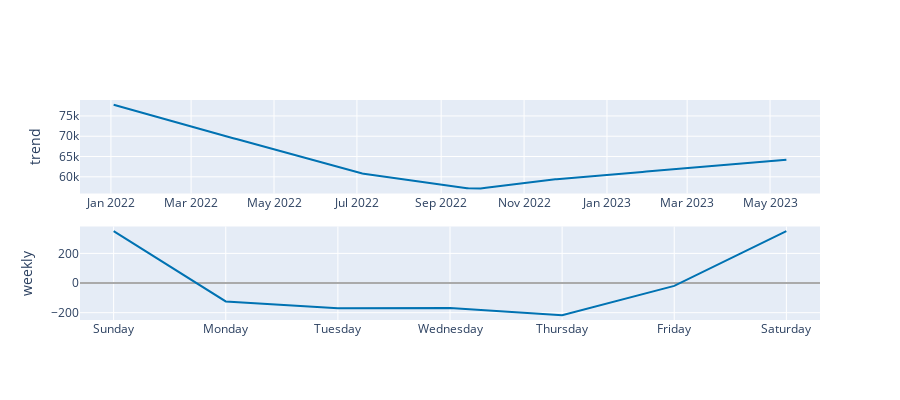

The code cell stored with this chart in its notebook:
### Code cell
# 쪼개서 보기! == plot_components_plotly
# 세부 컴포넌트를 이용
plot_components_plotly(m,forecast)

### Figure 1 — Plotly figure (JSON) as saved in the notebook; plotly's stock layout.template omitted (floating-point values rounded to 4 significant figures; data arrays with more than 128 entries replaced by an {"elided": "..."} marker saying what was removed)
{"data": [{"line": {"color": "#0072B2", "width": 2}, "mode": "lines", "name": "trend", "type": "scatter", "x": {"elided": "347 str values"}, "xaxis": "x", "y": {"elided": "347 float values"}, "yaxis": "y"}, {"line": {"color": "rgba(0, 114, 178, 0.2)", "width": 0}, "mode": "lines", "name": "trend_upper", "type": "scatter", "x": {"elided": "347 str values"}, "xaxis": "x", "y": {"elided": "347 float values"}, "yaxis": "y"}, {"fill": "tonexty", "fillcolor": "rgba(0, 114, 178, 0.2)", "line": {"color": "rgba(0, 114, 178, 0.2)", "width": 0}, "mode": "lines", "name": "trend_lower", "type": "scatter", "x": {"elided": "347 str values"}, "xaxis": "x", "y": {"elided": "347 float values"}, "yaxis": "y"}, {"line": {"color": "#0072B2", "width": 2}, "mode": "lines", "name": "weekly", "type": "scatter", "x": ["2017-01-01T00:00:00", "2017-01-02T00:00:00", "2017-01-03T00:00:00", "2017-01-04T00:00:00", "2017-01-05T00:00:00", "2017-01-06T00:00:00", "2017-01-07T00:00:00"], "xaxis": "x2", "y": [349.9, -124.3, -170.2, -167.9, -217.8, -19.53, 349.9], "yaxis": "y2"}], "layout": {"height": 400, "showlegend": false, "width": 900, "xaxis": {"anchor": "y", "domain": [0, 1], "range": ["2021-12-09T06:00:00", "2023-06-06T18:00:00"], "type": "date"}, "xaxis2": {"anchor": "y2", "domain": [0, 1], "range": ["2016-12-31T16:48:00", "2017-01-07T07:12:00"], "tickformat": "%A", "type": "date"}, "yaxis": {"anchor": "x", "domain": [0.575, 1], "rangemode": "normal", "title": {"text": "trend"}, "zerolinecolor": "#AAA"}, "yaxis2": {"anchor": "x2", "domain": [0, 0.425], "title": {"text": "weekly"}, "zerolinecolor": "#AAA"}}}
